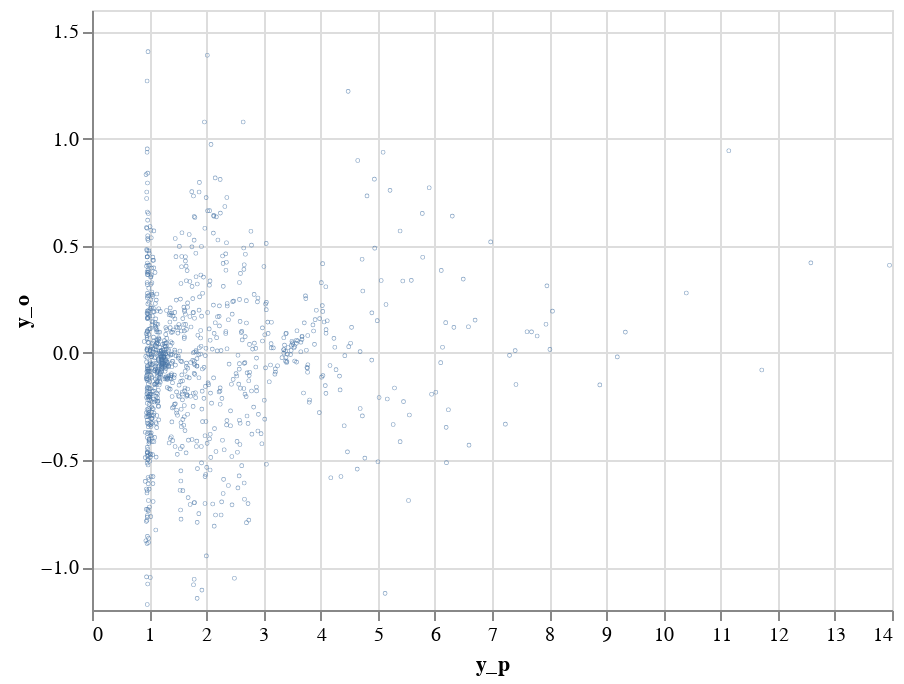

The cell this chart's notebook holds for it:
### Code cell
# Interesting is also how the difference depends on p - which is what we correlate

alt.Chart(data.sample(1000).reset_index()).mark_point(size=0.1).encode(
  x='y_p',
  y='y_o'
).interactive()

### Figure 1 — Vega-Lite specification as saved in the notebook (floating-point values rounded to 4 significant figures; data arrays with more than 128 entries replaced by an {"elided": "..."} marker saying what was removed)
{"config": {"view": {"continuousWidth": 400, "continuousHeight": 300}}, "data": {"name": "data-2fd49b74fbd5c40907749afb96553729"}, "mark": {"type": "point", "size": 0.1}, "encoding": {"x": {"type": "quantitative", "field": "y_p"}, "y": {"type": "quantitative", "field": "y_o"}}, "selection": {"selector004": {"type": "interval", "bind": "scales", "encodings": ["x", "y"]}}, "$schema": "https://vega.github.io/schema/vega-lite/v4.8.1.json", "datasets": {"data-2fd49b74fbd5c40907749afb96553729": {"elided": "1000 records"}}}
